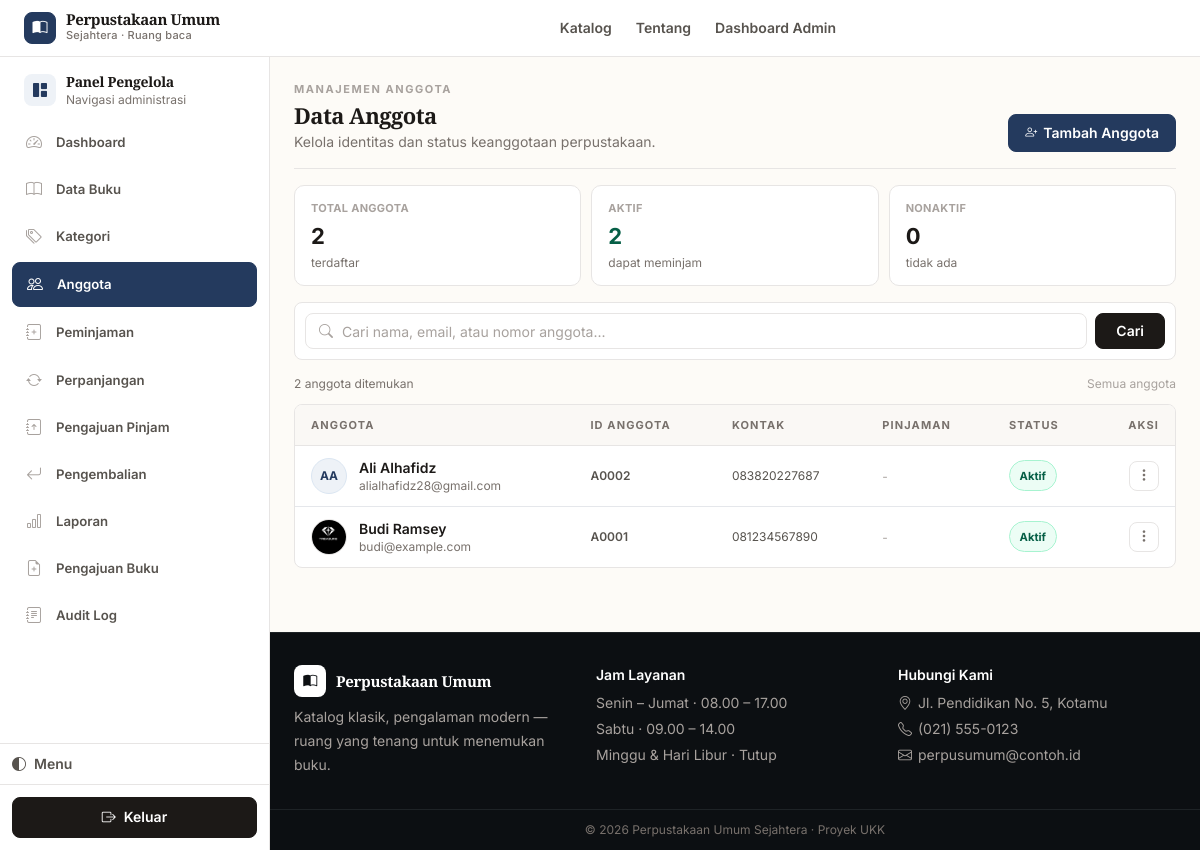
/admin/anggota/index.php (signed in), run on the app's committed database.
### tables this page shows
CREATE TABLE `anggota` (
  `id_anggota` int NOT NULL,
  `nomor_anggota` varchar(20) NOT NULL,
  `nama` varchar(150) NOT NULL,
  `email` varchar(150) NOT NULL,
  `password` varchar(255) NOT NULL,
  `no_hp` varchar(20) DEFAULT NULL,
  `alamat` varchar(255) DEFAULT NULL,
  `foto` varchar(255) DEFAULT NULL,
  `reset_token` varchar(64) DEFAULT NULL,
  `reset_expiry` datetime DEFAULT NULL,
  `status` enum('aktif','nonaktif') NOT NULL DEFAULT 'aktif',
  `created_at` timestamp NOT NULL DEFAULT CURRENT_TIMESTAMP
);

### includes/functions.php (called while the page is built, shortened)
<?php
function e($string) {
    return htmlspecialchars($string ?? '', ENT_QUOTES, 'UTF-8');
}
function clean($string) {
    return trim(strip_tags($string ?? ''));
}
function foto_profil_url($nama_file) {
    return UPLOAD_PROFIL_URL . $nama_file;
}

### admin/anggota/index.php (the view, shortened to what this page needs)
<?php
require_once __DIR__ . '/../../config/bootstrap.php';
$kata_kunci = clean($_GET['q'] ?? '');
$halaman = isset($_GET['halaman']) ? max(1, (int)$_GET['halaman']) : 1;
$per_halaman = 10;
$offset = ($halaman - 1) * $per_halaman;
$where = '';
$params = [];
$total = $pdo->prepare("SELECT COUNT(*) FROM anggota $where");
$total->execute($params);
$total_data = (int) $total->fetchColumn();
$stmt = $pdo->prepare("SELECT a.*, (SELECT COUNT(*) FROM peminjaman p WHERE p.id_anggota=a.id_anggota AND p.status='dipinjam') AS aktif_pinjam FROM anggota a $where ORDER BY a.id_anggota DESC LIMIT :limit OFFSET :offset");
$stmt->bindValue(':limit', $per_halaman, PDO::PARAM_INT);
$stmt->bindValue(':offset', $offset, PDO::PARAM_INT);
$stmt->execute();
$daftar = $stmt->fetchAll();
try {
    $stat_aktif = (int)$pdo->query("SELECT COUNT(*) FROM anggota WHERE status='aktif'")->fetchColumn();
    $stat_non = $total_data - $stat_aktif;
} catch (Throwable $e) { $stat_aktif = 0; $stat_non = 0; }
if (!function_exists('initials_from_name')) {
    function initials_from_name($nama) {
        $nama = trim((string)$nama);
        $parts = preg_split('/\s+/', $nama);
        $parts = array_filter($parts, fn($p)=> $p!=='');
        $parts = array_values($parts);
        return mb_strtoupper(mb_substr($parts[0],0,1) . mb_substr(end($parts),0,1));
    }
}
require_once __DIR__ . '/../../includes/header.php';
require_once __DIR__ . '/../../includes/admin_menu.php';
?>
<div class="flex flex-col sm:flex-row sm:items-end justify-between gap-3 mb-4 pb-4" style="border-bottom:1px solid var(--border)">
  <div class="min-w-0">
    <p class="text-[11px] font-bold tracking-[.14em] uppercase" style="color:var(--text-faint-2)">Manajemen anggota</p>
    <h1 class="font-display text-[22px] font-bold tracking-tight mt-1" style="color:var(--text)">Data Anggota</h1>
    <p class="text-sm mt-1" style="color:var(--text-faint)">Kelola identitas dan status keanggotaan perpustakaan.</p>
  </div>
  <a href="<?= BASE_URL ?>/admin/anggota/tambah.php" class="inline-flex items-center justify-center gap-1.5 bg-brand-600 hover:bg-brand-700 text-white text-sm font-semibold px-4 py-2 rounded-lg shrink-0"><i class="bi bi-person-plus text-xs"></i> Tambah Anggota</a>
</div>
<div class="grid grid-cols-3 gap-2.5 mb-4">
  <div class="bg-white rounded-lg border p-3 sm:p-4" style="border-color:var(--border)">
    <p class="text-[11px] font-bold uppercase tracking-wide" style="color:var(--text-faint-2)">Total Anggota</p>
    <p class="text-[22px] font-bold tracking-tight mt-1" style="color:var(--text)"><?= $total_data ?></p>
    <p class="text-xs mt-0.5" style="color:var(--text-faint)">terdaftar</p>
  </div>
  <div class="bg-white rounded-lg border p-3 sm:p-4" style="border-color:var(--border)">
    <p class="text-[11px] font-bold uppercase tracking-wide" style="color:var(--text-faint-2)">Aktif</p>
    <p class="text-[22px] font-bold tracking-tight mt-1" style="color:#065f46"><?= $stat_aktif ?></p>
    <p class="text-xs mt-0.5" style="color:var(--text-faint)">dapat meminjam</p>
  </div>
  <div class="bg-white rounded-lg border p-3 sm:p-4" style="border-color:<?= $stat_non>0 ? '#fecaca' : 'var(--border)' ?>; background:<?= $stat_non>0 ? '#fef2f2' : 'var(--surface)' ?>">
    <p class="text-[11px] font-bold uppercase tracking-wide" style="color:<?= $stat_non>0 ? '#991b1b' : 'var(--text-faint-2)' ?>">Nonaktif</p>
    <p class="text-[22px] font-bold tracking-tight mt-1" style="color:<?= $stat_non>0 ? '#991b1b' : 'var(--text)' ?>"><?= $stat_non ?></p>
    <p class="text-xs mt-0.5" style="color:<?= $stat_non>0 ? '#b42318' : 'var(--text-faint)' ?>"><?= $stat_non>0 ? 'perlu perhatian' : 'tidak ada' ?></p>
  </div>
</div>
<form method="get" class="mb-4 bg-white rounded-lg border p-2.5 flex gap-2 items-center" style="border-color:var(--border)">
  <div class="relative flex-1">
    <i class="bi bi-search absolute left-3.5 top-1/2 -translate-y-1/2 text-sm" style="color:var(--text-faint-2)"></i>
    <input type="text" name="q" value="<?= e($kata_kunci) ?>" placeholder="Cari nama, email, atau nomor anggota..." class="w-full h-10 border rounded-lg pl-9 pr-3 text-sm focus:outline-none focus:ring-2 focus:ring-brand-500" style="border-color:var(--border); background:var(--surface)">
  </div>
  <button class="h-10 px-5 rounded-lg bg-slate-900 hover:bg-slate-800 text-white font-semibold text-sm inline-flex items-center justify-center">Cari</button>
</form>
<div class="flex items-center justify-between gap-3 mb-3">
  <p class="text-xs" style="color:var(--text-faint)"><?= $total_data ?> anggota ditemukan</p>
  <span class="text-xs hidden sm:inline" style="color:var(--text-faint-2)"><?= $kata_kunci!=='' ? 'Hasil pencarian' : 'Semua anggota' ?></span>
</div>
<?php if (empty($daftar)): ?>
  <div class="text-center py-14 bg-white rounded-lg border" style="border-color:var(--border)">
    <div class="w-11 h-11 mx-auto rounded-lg flex items-center justify-center text-lg mb-3" style="background:var(--surface-2); color:var(--text-faint); border:1px solid var(--border)"><i class="bi bi-people"></i></div>
    <h3 class="font-display font-semibold text-sm" style="color:var(--text)">Tidak ada anggota</h3>
    <p class="text-sm mt-1 px-6" style="color:var(--text-faint)"><?= $kata_kunci!=='' ? 'Coba kata kunci lain.' : 'Belum ada data anggota terdaftar.' ?></p>
  </div>
<?php else: ?>
  <div class="angg-desktop bg-white rounded-lg border overflow-hidden" style="border-color:var(--border)">
    <div class="overflow-x-auto">
      <table class="w-full text-sm no-responsive">
        <thead>
          <tr style="background:var(--surface-2); border-bottom:1px solid var(--border)">
            <th class="px-4 py-2.5 text-left text-[11px] font-bold uppercase tracking-widest" style="color:var(--text-faint)">Anggota</th>
            <th class="px-4 py-2.5 text-left text-[11px] font-bold uppercase tracking-widest whitespace-nowrap" style="color:var(--text-faint)">ID Anggota</th>
            <th class="px-4 py-2.5 text-left text-[11px] font-bold uppercase tracking-widest whitespace-nowrap" style="color:var(--text-faint)">Kontak</th>
            <th class="px-4 py-2.5 text-left text-[11px] font-bold uppercase tracking-widest whitespace-nowrap" style="color:var(--text-faint)">Pinjaman</th>
            <th class="px-4 py-2.5 text-left text-[11px] font-bold uppercase tracking-widest whitespace-nowrap" style="color:var(--text-faint)">Status</th>
            <th class="px-4 py-2.5 text-right text-[11px] font-bold uppercase tracking-widest" style="color:var(--text-faint)">Aksi</th>
          </tr>
        </thead>
        <tbody class="divide-y" style="border-color:var(--border-faint)">
          <?php foreach ($daftar as $a):
            $initials = initials_from_name($a['nama']);
            $hasFoto = !empty($a['foto']);
            $aktifPinjam = (int)($a['aktif_pinjam'] ?? 0);
          ?>
            <tr class="hover:bg-[var(--surface-2)] transition-colors">
              <td class="px-4 py-3">
                <div class="flex gap-3 items-center min-w-0">
                  <?php if ($hasFoto): ?>
                    <img src="<?= e(foto_profil_url($a['foto'])) ?>" alt="" loading="lazy" class="angg-avatar-sm">
                  <?php else: ?>
                    <span class="angg-fallback-sm"><?= e($initials) ?></span>
                  <?php endif; ?>
                  <div class="min-w-0">
                    <p class="text-sm font-semibold truncate max-w-[200px]" style="color:var(--text)" title="<?= e($a['nama']) ?>"><?= e($a['nama']) ?></p>
                    <p class="text-xs truncate max-w-[220px]" style="color:var(--text-faint)" title="<?= e($a['email']) ?>"><?= e($a['email']) ?></p>
                  </div>
                </div>
              </td>
              <td class="px-4 py-3 whitespace-nowrap font-semibold text-xs" style="color:var(--text-muted)"><?= e($a['nomor_anggota']) ?></td>
              <td class="px-4 py-3 whitespace-nowrap text-xs" style="color:var(--text-muted)"><?= e($a['no_hp'] ?: '-') ?></td>
              <td class="px-4 py-3 whitespace-nowrap">
                <?php if ($aktifPinjam>0): ?>
                  <span class="inline-flex items-center gap-1.5 text-xs font-semibold px-2.5 py-1 rounded-full border" style="background:var(--accent-soft); color:var(--accent-text); border-color:var(--accent-soft-2)"><i class="bi bi-bookmark text-[11px]"></i> <?= $aktifPinjam ?> aktif</span>
                <?php else: ?>
                  <span class="text-xs" style="color:var(--text-faint-2)">-</span>
                <?php endif; ?>
              </td>
              <td class="px-4 py-3 whitespace-nowrap"><span class="angg-badge <?= $a['status']==='aktif' ? 'angg-badge-safe' : 'angg-badge-danger' ?>"><?= e(ucfirst($a['status'])) ?></span></td>
              <td class="px-4 py-3 text-right">
                <div class="relative inline-block" data-angg-menu>
                  <button type="button" class="angg-menu-btn" aria-label="Aksi" aria-expanded="false"><i class="bi bi-three-dots-vertical text-sm"></i></button>
                </div>
              </td>
            </tr>
          <?php endforeach; ?>
        </tbody>
      </table>
    </div>
  </div>
<?php endif; ?>
<?php require_once __DIR__ . '/../../includes/footer.php'; ?>

### assets/css/app.css (style rules this page uses)
:root { color-scheme: light; --paper: #fdfbf7; --paper-2: #f7f2eb; --surface: #ffffff; --surface-2: #faf8f5; --surface-hover: #f5f1ea; --border: #e7e5e4; --border-strong: #d6d3d1; --border-faint: #f5f5f4; --text: #1c1917; --text-muted: #57534e; --text-faint: #78716c; --text-faint-2: #a8a29e; --accent: #243a5e; --accent-hover: #1a2c4a; --accent-soft: #eef2f7; --accent-soft-2: #dbe6f2; --accent-ring: rgba(36,58,94,.14); --accent-text: #243a5e; --radius-sm: 6px; --radius: 8px; --radius-md: 10px; --radius-lg: 12px; --radius-xl: 14px; --shadow-xs: 0 1px 2px rgba(16,24,40,.05); --shadow-sm: 0 1px 3px rgba(16,24,40,.06); --shadow: 0 2px 8px rgba(16,24,40,.06); --font-body: Inter, ui-sans-serif, system-ui, -apple-system, "Segoe UI", sans-serif; --font-display: "EB Garamond", "Source Serif 4", Georgia, "Times New Roman", serif; --transition: 160ms ease; --transition-fast: 120ms ease; --badge-amber-bg: #fffbeb; --badge-amber-border: #fde68a; --badge-amber-text: #92400e; --badge-red-bg: #fef2f2; --badge-red-border: #fecaca; --badge-red-text: #991b1b; --badge-emerald-bg: #ecfdf5; --badge-emerald-border: #a7f3d0; --badge-emerald-text: #065f46; --badge-slate-bg: #f8fafc; --badge-slate-border: var(--border); --badge-slate-text: var(--text-faint); }
html { scroll-behavior: smooth; }
body { font-family: var(--font-body); background: var(--paper); color: var(--text); -webkit-font-smoothing: antialiased; text-rendering: optimizeLegibility; line-height: 1.65; }
h1, h2, h3, .font-display, .hero-title { font-family: var(--font-display); letter-spacing: -0.02em; line-height: 1.2; color: var(--text); }
h1 { font-weight: 700; }
@media (prefers-reduced-motion: no-preference) { * { scroll-behavior: auto; } }
a.bg-brand-600, button.bg-brand-600, .bg-brand-600 { background: var(--accent) !important; color: #fff !important; border: 1px solid var(--accent) !important; border-radius: var(--radius) !important; box-shadow: none !important; font-weight: 600 !important; font-size: 0.875rem !important; transition: background var(--transition-fast), border-color var(--transition-fast), color var(--transition-fast) !important; transform: none !important; }
.bg-slate-900, .bg-slate-800 { background: var(--text) !important; color: var(--surface) !important; border: 1px solid var(--text) !important; border-radius: var(--radius) !important; box-shadow: none !important; }
input, select, textarea { border: 1px solid var(--border) !important; background: var(--surface) !important; color: var(--text) !important; border-radius: var(--radius) !important; transition: border-color var(--transition-fast), box-shadow var(--transition-fast), background var(--transition-fast) !important; font-size: 0.875rem !important; }
input::placeholder, textarea::placeholder { color: var(--text-faint-2) !important; }
.h-10 { height: 36px !important; }
.px-4.py-2\.5 { padding-top: 0.6rem !important; padding-bottom: 0.6rem !important; }
input, select, textarea, button { max-width: 100%; }
body { animation: none !important; }
main > * { animation: none !important; }
a { transition: color var(--transition-fast) !important; }
.grid.grid-cols-2.md\:grid-cols-3 > div.bg-white, .grid.grid-cols-3 > div.bg-white { padding: 14px 16px !important; border-radius: var(--radius-md) !important; }

### admin/anggota/index.php (style rules this page uses)
.angg-avatar-sm { width:36px;height:36px;border-radius:999px;object-fit:cover;border:1px solid var(--border);flex-shrink:0 }
.angg-fallback-sm { width:36px;height:36px;border-radius:999px;display:flex;align-items:center;justify-content:center;font-size:12px;font-weight:700;background:var(--accent-soft);color:var(--accent-text);border:1px solid var(--accent-soft-2);flex-shrink:0 }
.angg-badge { display:inline-flex;align-items:center;gap:.35rem;border-radius:999px;padding:.28rem .6rem;font-size:.70rem;font-weight:700;border:1px solid var(--border);white-space:nowrap }
.angg-badge-safe { background:#ecfdf5;color:#065f46;border-color:#a7f3d0 }
.angg-menu-btn { width:30px;height:30px;border-radius:8px;border:1px solid var(--border);background:var(--surface);color:var(--text-faint);display:inline-flex;align-items:center;justify-content:center;transition:all 120ms ease }

### data on the page
anggota: nama "AA", nama "Ali Alhafidz", email "alialhafidz28@gmail.com", nomor_anggota "A0002", no_hp "083820227687", status "Aktif"
anggota: foto (picture), nama "Budi Ramsey", email "budi@example.com", nomor_anggota "A0001", no_hp "081234567890", status "Aktif"

### other printed values
$item['label'] "Dashboard"
$item['label'] "Data Buku"
$item['label'] "Kategori"
$item['label'] "Anggota"
$item['label'] "Peminjaman"
$item['label'] "Perpanjangan"
$item['label'] "Pengajuan Pinjam"
$item['label'] "Pengembalian"
$item['label'] "Laporan"
$item['label'] "Pengajuan Buku"
$item['label'] "Audit Log"
$total_data "2"
$stat_aktif "2"
$stat_non "0"
